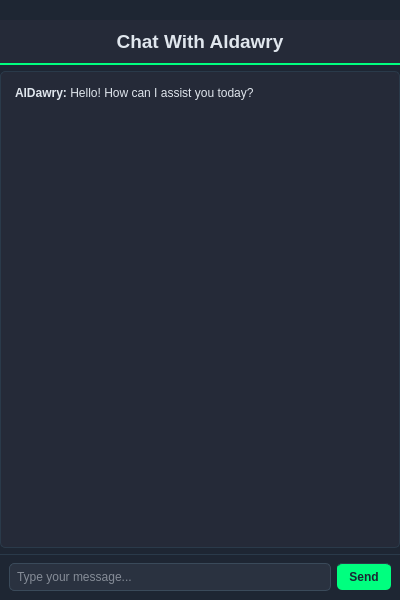
<?xml version="1.0" encoding="UTF-8"?>
<ui version="4.0">
 <class>ChatDialog</class>
 <widget class="QDialog" name="ChatDialog">
  <property name="geometry">
   <rect>
    <x>0</x>
    <y>0</y>
    <width>400</width>
    <height>600</height>
   </rect>
  </property>
  <property name="windowTitle">
   <string>Chat with AlDawry</string>
  </property>
  <property name="styleSheet">
   <string notr="true">background-color: #1E2633; /* Dark background matching MainWindow */
color: #E0E6ED; /* Light gray text */</string>
  </property>
  <widget class="QWidget" name="centralWidget" native="true">
   <property name="geometry">
    <rect>
     <x>0</x>
     <y>0</y>
     <width>400</width>
     <height>600</height>
    </rect>
   </property>
   <layout class="QVBoxLayout" name="verticalLayout">
    <item>
     <widget class="QLabel" name="label">
      <property name="text">
       <string/>
      </property>
      <property name="scaledContents">
       <bool>true</bool>
      </property>
     </widget>
    </item>
    <item>
     <widget class="QLabel" name="headerLabel">
      <property name="font">
       <font>
        <family>Segoe UI</family>
        <pointsize>14</pointsize>
        <bold>true</bold>
       </font>
      </property>
      <property name="styleSheet">
       <string notr="true">background-color: #252A38; /* Slightly lighter header */
border-bottom: 2px solid #00FF7F; /* Green accent */
padding: 10px;
color: #E0E6ED;</string>
      </property>
      <property name="text">
       <string>Chat With Aldawry</string>
      </property>
      <property name="alignment">
       <set>Qt::AlignmentFlag::AlignCenter</set>
      </property>
     </widget>
    </item>
    <item>
     <widget class="QTextEdit" name="chatDisplay">
      <property name="styleSheet">
       <string notr="true">background-color: #252A38; /* Slightly lighter than main bg */
border: 1px solid #2A3A4A; /* Subtle border */
border-radius: 5px;
padding: 10px;
color: #E0E6ED;
font-family: 'Segoe UI', Arial, sans-serif;
font-size: 12px;</string>
      </property>
      <property name="readOnly">
       <bool>true</bool>
      </property>
      <property name="html">
       <string>&lt;!DOCTYPE HTML PUBLIC &quot;-//W3C//DTD HTML 4.0//EN&quot; &quot;http://www.w3.org/TR/REC-html40/strict.dtd&quot;&gt;
&lt;html&gt;&lt;head&gt;&lt;meta name=&quot;qrichtext&quot; content=&quot;1&quot; /&gt;&lt;meta charset=&quot;utf-8&quot; /&gt;&lt;style type=&quot;text/css&quot;&gt;
p, li { white-space: pre-wrap; }
hr { height: 1px; border-width: 0; }
li.unchecked::marker { content: &quot;\2610&quot;; }
li.checked::marker { content: &quot;\2612&quot;; }
&lt;/style&gt;&lt;/head&gt;&lt;body style=&quot; font-family:'Segoe UI','Arial','sans-serif'; font-size:12px; font-weight:400; font-style:normal;&quot;&gt;
&lt;p style=&quot; margin-top:0px; margin-bottom:0px; margin-left:0px; margin-right:0px; -qt-block-indent:0; text-indent:0px;&quot;&gt;&lt;span style=&quot; font-family:'Segoe UI'; font-weight:700;&quot;&gt;AlDawry:&lt;/span&gt;&lt;span style=&quot; font-family:'Segoe UI';&quot;&gt; Hello! How can I assist you today?&lt;/span&gt;&lt;/p&gt;&lt;/body&gt;&lt;/html&gt;</string>
      </property>
     </widget>
    </item>
    <item>
     <widget class="QWidget" name="inputWidget" native="true">
      <property name="styleSheet">
       <string notr="true">background-color: #1E2633; /* Matches dialog bg */
border-top: 1px solid #2A3A4A; /* Subtle separator */
padding: 10px;</string>
      </property>
      <layout class="QHBoxLayout" name="horizontalLayout">
       <item>
        <widget class="QLineEdit" name="messageInput">
         <property name="styleSheet">
          <string notr="true">background-color: #2A3240; /* Dark input field */
border: 1px solid #3A4A5A; /* Subtle border */
border-radius: 5px;
padding: 5px;
color: #E0E6ED;
font-family: 'Segoe UI', Arial, sans-serif;
font-size: 12px;</string>
         </property>
         <property name="placeholderText">
          <string>Type your message...</string>
         </property>
        </widget>
       </item>
       <item>
        <widget class="QPushButton" name="sendButton">
         <property name="styleSheet">
          <string notr="true">background-color: #00FF7F; /* Green accent */
color: #1A2633; /* Dark text for contrast */
font-size: 12px;
font-weight: bold;
border-radius: 5px;
padding: 6px 12px;</string>
         </property>
         <property name="text">
          <string>Send</string>
         </property>
        </widget>
       </item>
      </layout>
     </widget>
    </item>
   </layout>
  </widget>
 </widget>
 <resources/>
 <connections/>
</ui>
